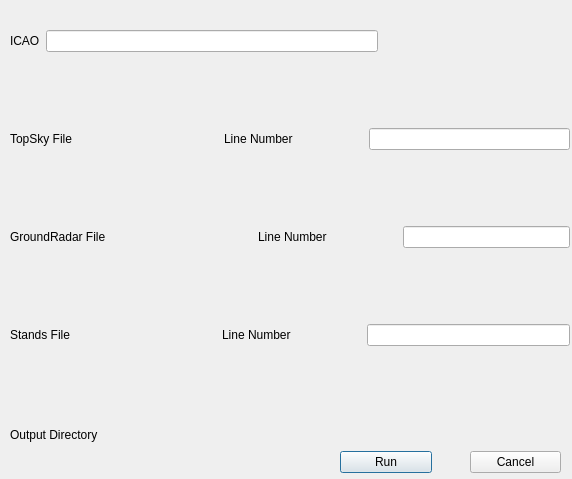
<?xml version="1.0" encoding="UTF-8"?>
<ui version="4.0">
 <class>Dialog</class>
 <widget class="QDialog" name="Dialog">
  <property name="geometry">
   <rect>
    <x>0</x>
    <y>0</y>
    <width>572</width>
    <height>479</height>
   </rect>
  </property>
  <property name="windowTitle">
   <string>Dialog</string>
  </property>
  <widget class="QWidget" name="horizontalLayoutWidget">
   <property name="geometry">
    <rect>
     <x>340</x>
     <y>450</y>
     <width>221</width>
     <height>25</height>
    </rect>
   </property>
   <layout class="QHBoxLayout" name="horizontalLayout">
    <property name="spacing">
     <number>38</number>
    </property>
    <item>
     <widget class="QPushButton" name="run_buton">
      <property name="text">
       <string>Run</string>
      </property>
     </widget>
    </item>
    <item>
     <widget class="QPushButton" name="cancel_button">
      <property name="text">
       <string>Cancel</string>
      </property>
     </widget>
    </item>
   </layout>
  </widget>
  <widget class="QWidget" name="verticalLayoutWidget">
   <property name="geometry">
    <rect>
     <x>0</x>
     <y>20</y>
     <width>580</width>
     <height>437</height>
    </rect>
   </property>
   <layout class="QVBoxLayout" name="verticalLayout">
    <property name="spacing">
     <number>76</number>
    </property>
    <property name="leftMargin">
     <number>10</number>
    </property>
    <property name="topMargin">
     <number>10</number>
    </property>
    <property name="rightMargin">
     <number>10</number>
    </property>
    <property name="bottomMargin">
     <number>10</number>
    </property>
    <item>
     <layout class="QHBoxLayout" name="horizontalLayout_3">
      <property name="spacing">
       <number>6</number>
      </property>
      <property name="rightMargin">
       <number>192</number>
      </property>
      <item>
       <widget class="QLabel" name="label_2">
        <property name="text">
         <string>ICAO</string>
        </property>
       </widget>
      </item>
      <item>
       <widget class="QLineEdit" name="lineEdit"/>
      </item>
     </layout>
    </item>
    <item>
     <layout class="QHBoxLayout" name="horizontalLayout_7">
      <property name="bottomMargin">
       <number>0</number>
      </property>
      <item>
       <widget class="QLabel" name="label_11">
        <property name="text">
         <string>TopSky File</string>
        </property>
       </widget>
      </item>
      <item>
       <widget class="QgsFileWidget" name="topsky_file_widget"/>
      </item>
      <item>
       <widget class="QLabel" name="label_12">
        <property name="text">
         <string>Line Number</string>
        </property>
       </widget>
      </item>
      <item>
       <widget class="QLineEdit" name="topsky_line_number_widget">
        <property name="text">
         <string/>
        </property>
       </widget>
      </item>
     </layout>
    </item>
    <item>
     <layout class="QHBoxLayout" name="horizontalLayout_4">
      <property name="bottomMargin">
       <number>0</number>
      </property>
      <item>
       <widget class="QLabel" name="label_5">
        <property name="text">
         <string>GroundRadar File</string>
        </property>
       </widget>
      </item>
      <item>
       <widget class="QgsFileWidget" name="groundradar_file_widget"/>
      </item>
      <item>
       <widget class="QLabel" name="label_6">
        <property name="text">
         <string>Line Number</string>
        </property>
       </widget>
      </item>
      <item>
       <widget class="QLineEdit" name="groundradar_line_number_widget"/>
      </item>
     </layout>
    </item>
    <item>
     <layout class="QHBoxLayout" name="horizontalLayout_6">
      <property name="bottomMargin">
       <number>0</number>
      </property>
      <item>
       <widget class="QLabel" name="label_9">
        <property name="text">
         <string>Stands File</string>
        </property>
       </widget>
      </item>
      <item>
       <widget class="QgsFileWidget" name="stands_file_widget"/>
      </item>
      <item>
       <widget class="QLabel" name="label_10">
        <property name="text">
         <string>Line Number</string>
        </property>
       </widget>
      </item>
      <item>
       <widget class="QLineEdit" name="stands_line_number"/>
      </item>
     </layout>
    </item>
    <item>
     <layout class="QHBoxLayout" name="horizontalLayout_2">
      <item>
       <widget class="QLabel" name="label">
        <property name="text">
         <string>Output Directory</string>
        </property>
       </widget>
      </item>
      <item>
       <widget class="QgsFileWidget" name="output_directory_file_widget">
        <property name="storageMode">
         <enum>QgsFileWidget::GetDirectory</enum>
        </property>
       </widget>
      </item>
     </layout>
    </item>
   </layout>
  </widget>
 </widget>
 <customwidgets>
  <customwidget>
   <class>QgsFileWidget</class>
   <extends>QWidget</extends>
   <header>qgsfilewidget.h</header>
  </customwidget>
 </customwidgets>
 <resources/>
 <connections>
  <connection>
   <sender>cancel_button</sender>
   <signal>pressed()</signal>
   <receiver>Dialog</receiver>
   <slot>reject()</slot>
   <hints>
    <hint type="sourcelabel">
     <x>514</x>
     <y>462</y>
    </hint>
    <hint type="destinationlabel">
     <x>285</x>
     <y>239</y>
    </hint>
   </hints>
  </connection>
 </connections>
</ui>
